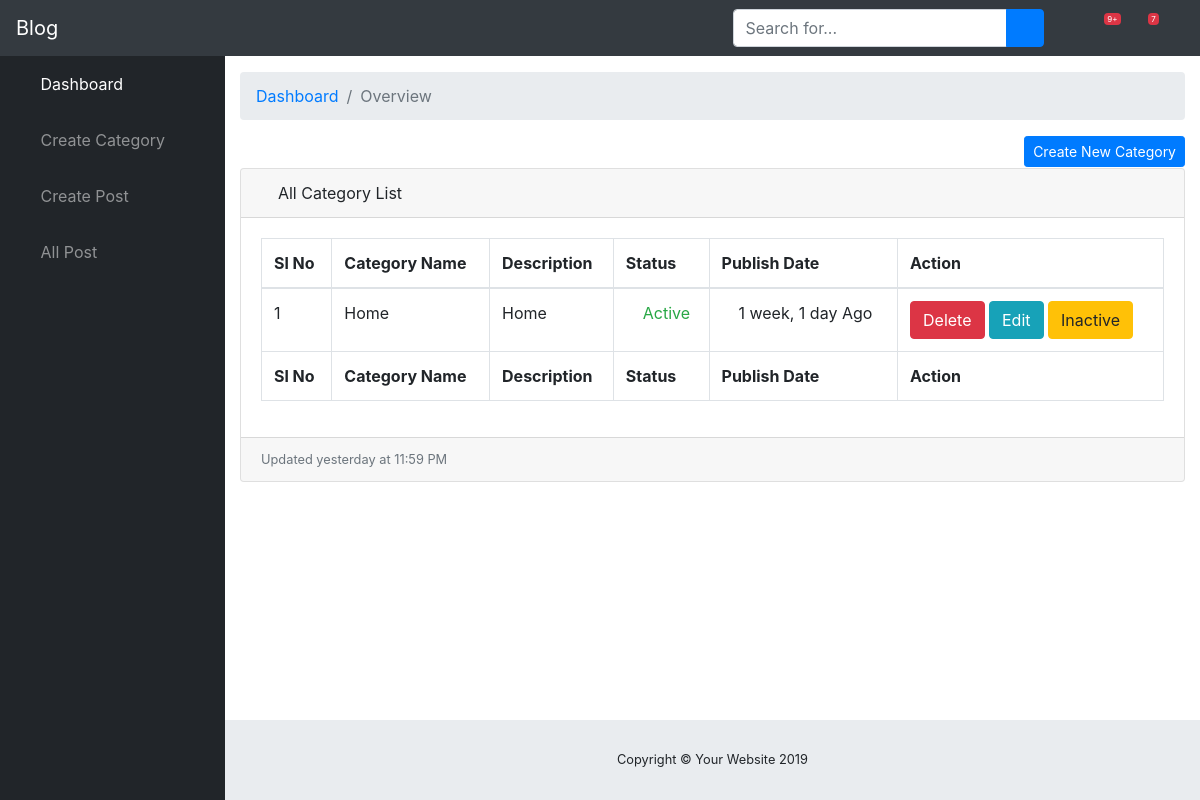
The app's page /dashboard/category (signed in), older data.
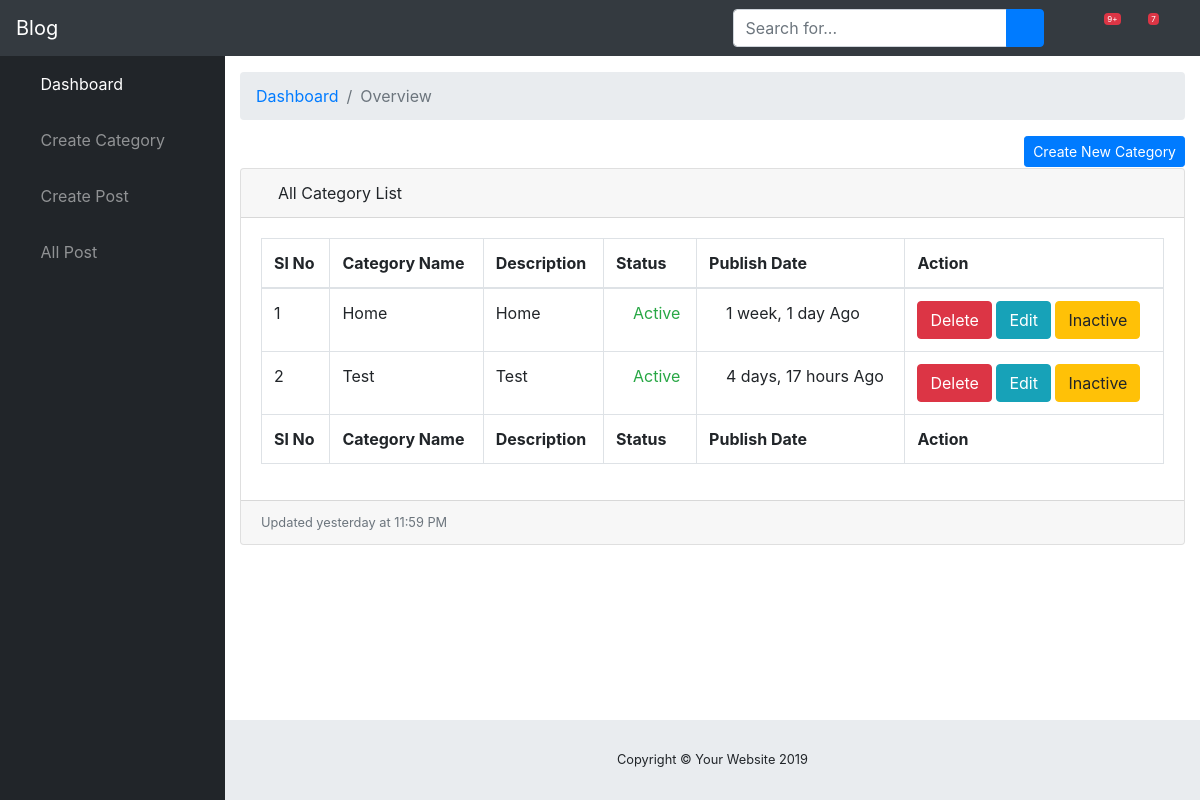
The same page, newer data.
### dashboard/models.py (models this page shows, shortened)
class Category(models.Model):
    category_name = models.CharField(max_length=50, unique=True)
    category_description = models.TextField()
    category_status = models.CharField(max_length=10,choices=STATUS_CHOICES,default=STATUS_CHOICES[0][0])
    created_at = models.DateTimeField(auto_now_add=True)
    updated_at = models.DateTimeField(auto_now=True)

### dashboard/views.py (the view)
# urls.py: path('category', views.category, name='category'),
@login_required
def category(request):
    if request.method == 'POST':
        form = CategoryForm(request.POST)
        print(form)
        form.save()
        return HttpResponseRedirect(reverse('category'))
    else:
        form = CategoryForm(request.GET)
        category_data = Category.objects.all()
        context = {
            'category_data': category_data,
            'form' : form
        }
        return render(request, 'dashboard/create_category.html', context)

### dashboard/forms/category.py
class CategoryForm(ModelForm):
    class Meta:
        model = Category
        fields = '__all__'

### dashboard/templates/dashboard/create_category.html (shortened to what this page needs)
{% extends 'dashboard/base.html' %}
{% load widget_tweaks %}
{% load humanize %}
{% block content %}
<ol class="breadcrumb">
          <li class="breadcrumb-item">
            <a href="#">Dashboard</a>
          </li>
          <li class="breadcrumb-item active">Overview</li>
        </ol>
<button type="button" class="btn btn-primary btn-sm float-right" data-toggle="modal" data-target="#exampleModal">
  Create New Category
</button>
<div class="card mb-3 mt-5">
          <div class="card-header">
            <i class="fas fa-table"></i>
            All Category List</div>
          <div class="card-body">
            <div class="table-responsive">
              <table class="table table-bordered" id="dataTable" width="100%" cellspacing="0">
                <thead>
                  <tr>
                    <th>Sl No</th>
                    <th>Category Name</th>
                    <th>Description</th>
                    <th>Status</th>
                    <th>Publish Date</th>
                    <th>Action</th>
                  </tr>
                </thead>
                <tfoot>
                  <tr>
                    <th>Sl No</th>
                    <th>Category Name</th>
                    <th>Description</th>
                    <th>Status</th>
                    <th>Publish Date</th>
                    <th>Action</th>
                  </tr>
                </tfoot>
                <tbody>
                  {% for category_data_value in category_data %}
                  <tr>
                    <td>{{forloop.counter}}</td>
                    <td>{{category_data_value.category_name}}</td>
                    <td>{{category_data_value.category_description | slice:":25"}}</td>
                    <td>
                     {% if category_data_value.category_status == 'Active' %}
                        <span class="text-success"><i class="fa fa-check-circle"></i>&nbsp;{{ category_data_value.category_status }}</span>
                     {% else %}
                        <span  class="text-danger"><i class="fa fa-times-circle"></i>&nbsp;{{ category_data_value.category_status }}</span>
                     {% endif %}
                    </td>
                    <td> <i class="fa fa-clock"></i>&nbsp;{{ category_data_value.updated_at| timesince }} Ago </td>
                    <td>
                      <a href="{% url 'category_delete' category_data_value.id %}" onclick="return confirm('Are You Sure?')">
                        <button class="btn btn-danger">Delete</button>
                      </a>
                        <button class="btn btn-info">Edit</button>
                        <a href="{% url 'category_status' category_data_value.id %}">
                            {% if category_data_value.category_status == 'Active' %}
                                <button class="btn btn-warning">Inactive</button>
                            {% else %}
                                <button class="btn btn-success">Active</button>
                            {% endif %}
                        </a>
                    </td>
                  </tr>
                  {% endfor %}
                </tbody>
              </table>
            </div>
          </div>
          <div class="card-footer small text-muted">Updated yesterday at 11:59 PM</div>
        </div>
      </div>
{% endblock content%}

Row changes from the older to the newer data that the page shows:
added Category: category_name "Test", category_description "Test", category_status "Active", updated_at "4 days, 17 hours", shows "Inactive"
